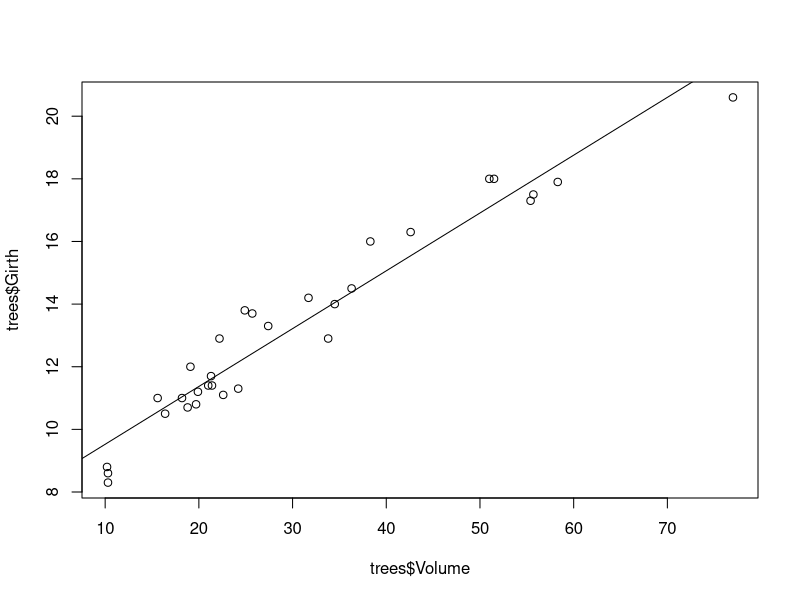

This chart was generated by the following R code:
#EXAMEN FINAL
#Maya Luz Alvarado Avila 
#Carné 999003321
#Sección A

#####################Pregunta 11
#Se desea estimar con un nivel de confianza del 95 % la talla media de los hombres de 18 
#o más años de un país. Suponiendo que la desviación típica de las tallas en la población vale 4,
#obtenga el intervalo de confianza con una muestra de n=15 hombres seleccionados al azar, con una media de 173.47
#¿Cuál es el intervalo de confianza con alfa=5%? 
n11<-15
media11<-173.47
sd11<-4
alfa11<-0.05/2

normal11 <- qnorm(1-alfa11, 0, 1)
normal11

error11<-  sd11/sqrt(n11)
error11

margen11 <- normal11*error11
margen11

limInf11<- media11 - margen11
limsup11 <- media11 + margen11
limInf11
limsup11
#R/ Lim inf 171.45, lim sup 175.49


####################Pregunta 12
#¿Cuál es el valor de la normal utilizada con alfa=5%?
n11<-15
media11<-173.47
sd11<-4
alfa11<-0.05/2

normal11 <- qnorm(1-alfa11, 0, 1)
normal11
#R/ normal es igual a 1.96


#####################Pregunta 13
#Si el nivel de significancia fuera 20%, ¿Cuál sería el valor de la normal? 
n11<-15
media11<-173.47
sd11<-4
alfa13<-0.20/2

normal13 <- qnorm(1-alfa13, 0, 1)
normal13
#R/ normal es igual a 1.28


#####################Pregunta 14
#¿Cuál sería el intervalo de confianza con un alfa = 80%?
n11<-15
media11<-173.47
sd11<-4
alfa14<-0.80/2

normal14 <- qnorm(1-alfa14, 0, 1)
normal14

error11<-  sd11/sqrt(n11)
error11

margen14 <- normal14*error11
margen14

limInf14<- media11 - margen14
limsup14 <- media11 + margen14
limInf14
limsup14
#R/ Lim inf 173.21, lim sup 173.73-------Respuesta correcta por ingeniera 172.15-174-79


####################Pregunta 15
n11<-15
media11<-173.47
sd11<-4
alfa11<-0.05/2

normal11 <- qnorm(1-alfa11, 0, 1)
normal11

error11<-  sd11/sqrt(n11)
error11

margen11 <- normal11*error11
margen11
#R/Margen del intervalo con un IC del 5% es 2.02


n11<-15
media11<-173.47
sd11<-4
alfa15a<-0.15/2

normal15a <- qnorm(1-alfa15a, 0, 1)
normal15a

error11<-  sd11/sqrt(n11)
error11

margen15a <- normal15a*error11
margen15a
#R/Margen del intervalo con un IC del 15% es 1.48

n11<-15
media11<-173.47
sd11<-4
alfa13<-0.20/2

normal13 <- qnorm(1-alfa13, 0, 1)
normal13

error11<-  sd11/sqrt(n11)
error11

margen13 <- normal13*error11
margen13
#R/Margen del intervalo con un IC del 20% es 1.32


n11<-15
media11<-173.47
sd11<-4
alfa15b<-0.25/2

normal15b <- qnorm(1-alfa15b, 0, 1)
normal13

error11<-  sd11/sqrt(n11)
error11

margen15b <- normal15b*error11
margen15b
#R/Margen del intervalo con un IC del 25% es 1.18

#R final// Márgenes correctos del 5% (2.02) y 20% (1.32)



####################Pregunta 18
#La duración de las bombillas de 100 watt que fabrica una empresa sigue una distribución normal con una desviación
#de 120 horas. Su vida media está garantizada durante un mínimo de 800 horas. Se escoge al azar una muestra de 
#50 bombillas de un lote y, después de comprobarlas, se obtiene una vida media de 750 horas.  
#¿Con un nivel de significancia del 1% se tiene que rechazar la hipótesis que establece que todas 
#las bombillas tienen una vida mayor o igual a 800hrs? (H0: mu>= 800)

#¿Cuál es el estadístico de prueba?
#H0: mu ≥ 800
#Hi: mu < 800

alfa18 <- 0.01
n18 <- 50
media18 <- 750
mu18 <- 800
sd18 <- 120

z18 <- (media18-mu18)/(sd18/sqrt(n18))
z18
#R/ -2.946278


###################Pregunta 19
zAlfa18<- qnorm(alfa18,0,1, lower.tail = TRUE)
zAlfa18

z18 <  zAlfa18
#R/TRUE, se rechaza H0 y se acepta Hi. La media es menor a 800 horas.



##################Pregunta 20
#La St. Louis Metro Bus Company de Estados Unidos, desea dar una imagen de confiabilidad haciendo que sus conductores
#sean puntuales en los horarios de llegada a las paradas. La empresa desea que haya poca variabilidad en dichos 
#tiempos. En términos de la varianza de los tiempos de llegada de las paradas, la empresa desea que la 
#varianza (sigma20) sea de 4 minutos o menos. Esta prueba de hipótesis se realiza con un nivel de significancia 
#de α = 0.05 Asuma que en una muestra aleatoria de 24 llegadas a cierta parada en una intersección en el centro 
#de la ciudad, la varianza muestral encontrada es s2=4.9

#R/H0: s2 ≤ 4
  #Hi: s2 > 4
  

#################Pregunta 21
#¿Cuál es el valor de chi cuadrado?
alfa20 <- 0.05
n20 <- 24
s20 <- 4.9
sigma20 <- 4

chi_sd20<- qchisq(1-alfa20, n20-1)
chi_sd20
#R/ valor de chi cuadrado 35.17246


################Pregunta 22
#¿Cuál es el estadístico de prueba?
X20 <- ((n20-1)*s20)/sigma20
X20
#R/ el estadístico de prueba es 28.175


################Pregunta 24
#¿Se rechaza o se acepta la H0?
X20 > chi_sd20
#R/ Se acepta H0, el valor de la varianza es de 4 minutos o menos.



#################Pregunta 25
#Tomando en consideración el conjunto de datos "trees" ¿cuál es el grado de correlación entre las variables 
#Volume y Height? 
data("trees")
lm.trees25 <- lm(Height~Volume, data=trees)
lm.trees25
summary(lm.trees25)
#R/ el grado de correlación es 0.36


#################Pregunta 26
#Tomando en consideración el conjunto de datos "trees" ¿cuál es el grado de correlación entre las variables 
#Volume y Girth?
lm.trees26 <- lm(Girth~Volume, data=trees)
lm.trees26
summary(lm.trees26)
#R/el grado de correlación es 0.935


#################Pregunta 27
#Tomando en consideración el conjunto de datos "trees" y realizando una regresión lineal entre Volumen y Girth,
#¿cómo se representa el modelo de regresión lineal? 
summary(lm.trees26)
#R/ Girth 7.677857, volume = 0.184632


################Pregunta 28
#Tomando en consideración el conjunto de datos "trees" y realizando una regresión lineal entre Volumen y Girth
#¿Cuál es el valor de R2 Ajustado?
summary(lm.trees26)
#R/ R2 ajustado es 0.9331


#################Pregunta 29
#Tomando en consideración el conjunto de datos "trees" y con base en los cálculos realizados sobre este conjunto
#con las variables Volumen y Girth, se genera una gráfica de regresión. Observando la gráfica, ¿qué puede deducir
#de ella? 
plot (trees$Girth ~trees$Volume)
abline (lm.trees26)
